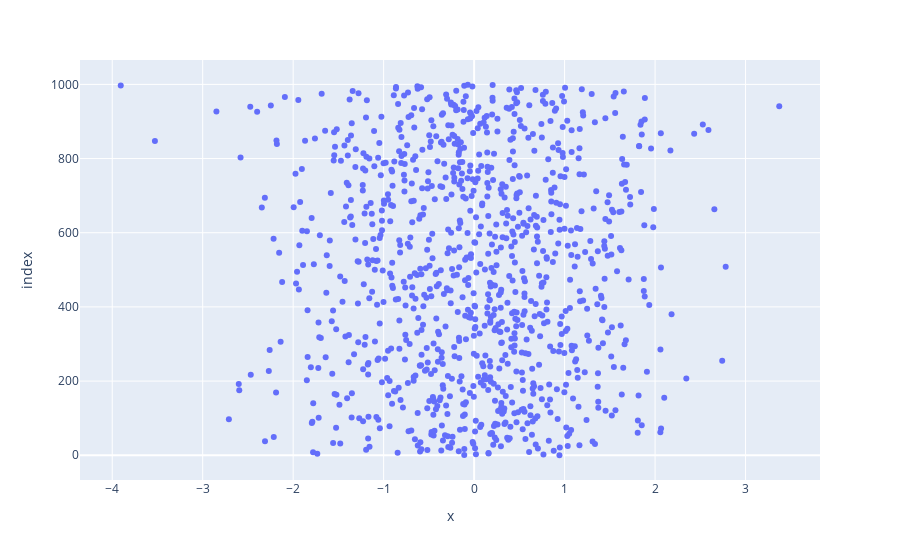

The code cell stored with this chart in its notebook:
### Code cell
px.scatter(x,y)

### Figure 1 — Plotly figure (JSON) as saved in the notebook; plotly's stock layout.template omitted (floating-point values rounded to 4 significant figures; data arrays with more than 128 entries replaced by an {"elided": "..."} marker saying what was removed)
{"data": [{"hovertemplate": "x=%{x}<br>index=%{y}<extra></extra>", "legendgroup": "", "marker": {"color": "#636efa", "symbol": "circle"}, "mode": "markers", "name": "", "orientation": "h", "showlegend": false, "type": "scatter", "x": {"elided": "1000 float values"}, "xaxis": "x", "y": {"elided": "1000 int values"}, "yaxis": "y"}], "layout": {"legend": {"tracegroupgap": 0}, "margin": {"t": 60}, "xaxis": {"anchor": "y", "domain": [0, 1], "title": {"text": "x"}}, "yaxis": {"anchor": "x", "domain": [0, 1], "title": {"text": "index"}}}}
